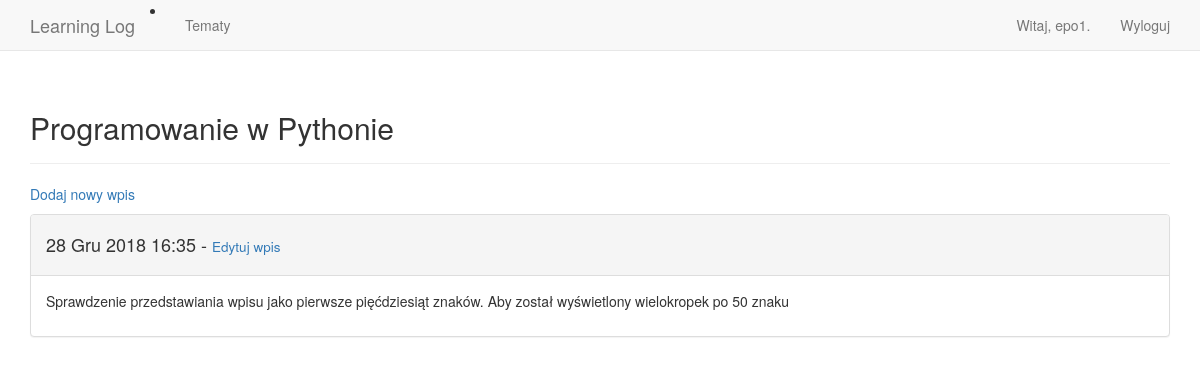
The page /topics/2/ (signed in) on the database its author committed.
### learning_logs/models.py (models this page shows, shortened)
class Topic(models.Model):
    text = models.CharField(max_length=200)
    date_added = models.DateTimeField(auto_now_add=True)
    owner = models.ForeignKey(User, on_delete=models.CASCADE)
    def __str__(self):
        return self.text

class Entry(models.Model):
    topic = models.ForeignKey(Topic , on_delete=models.CASCADE)
    text = models.TextField()
    date_added = models.DateTimeField(auto_now_add=True)
    class Meta:
        verbose_name_plural = 'entries'

### learning_logs/views.py (the view)
# urls.py: path('topics/<int:topic_id>/', views.topic, name='topic'),
@login_required
def topic(request, topic_id):
    topic = Topic.objects.get(id=topic_id)
    check_topic_owner(request,topic)
    entries = topic.entry_set.order_by('-date_added')
    context = {'topic': topic, 'entries': entries}
    return render(request, 'learning_logs/topic.html', context)

### learning_logs/views.py (called while the page is built)
def check_topic_owner(request, topic):
    if topic.owner != request.user:
        raise Http404

### learning_logs/templates/learning_logs/topic.html
{% extends 'learning_logs/base.html' %}
{% block header %}
  <h2>{{ topic }}</h2>
{% endblock header %}
{% block content %}
  <p>
    <a href="{% url 'learning_logs:new_entry' topic.id %}">Dodaj nowy wpis</a>
  </p>
    {% for entry in entries %}
      <div class="panel panel-default">
        <div class="panel-heading">
          <h4>
            {{ entry.date_added|date:'d M Y H:i' }} -
            <small>
              <a href="{% url 'learning_logs:edit_entry' entry.id %}">Edytuj wpis</a>
            </small>
          </h4>
        </div>
        <div class="panel-body">
          {{ entry.text|linebreaks }}
        </div>
      </div>
    {% empty %}
      Nie ma jeszcze żadnego wpisu dla tego tematu.
    {% endfor %}
{% endblock content %}

### learning_logs/templates/learning_logs/base.html (shortened to what this page needs)
{% load bootstrap3 %}
<!DOCTYPE html>
<html lang="pl">
  <head>
    {% bootstrap_css %}
  </head>
  <body>
    <nav class="navbar navbar-default navbar-static-top">
      <div class="container">
        <div class="navbar-header">
          <li><a class="navbar-brand" href="{% url 'learning_logs:index' %}">
            Learning Log
          </a></li>
        </div>
        <div id="navbar" class="navbar-collapse collapse">
          <ul class="nav navbar-nav">
            <li><a href="{% url 'learning_logs:topics' %}">Tematy</a></li>
          </ul>
          <ul class="nav navbar-nav navbar-right">
            {% if user.is_authenticated %}
              <li><a>Witaj, {{ user.username }}.</a></li>
              <li><a href="{% url 'users:logout' %}">Wyloguj</a></li>
            {% else %}
              <li><a href="{% url 'users:register' %}">Rejestracja</a></li>
              <li><a href="{% url 'users:login' %}">Zaloguj</a></li>
            {% endif %}
          </ul>
        </div>
      </div>
    </nav>
    <div class="container">
      <div class="page-header">
        {% block header %}{% endblock header %}
      </div>
      <div>
        {% block content %}{% endblock content %}
      </div>
    </div>
  </body>
</html>

### rows shown on the page
Topic: text "Programowanie w Pythonie"
Entry: date_added "28 Gru 2018 16:35", text "Sprawdzenie przedstawiania wpisu jako pierwsze pięćdziesiąt znaków. Aby został wyświetlony wielokropek po 50 znaku"

### other values the page prints
{{ user.username }} "epo1"
